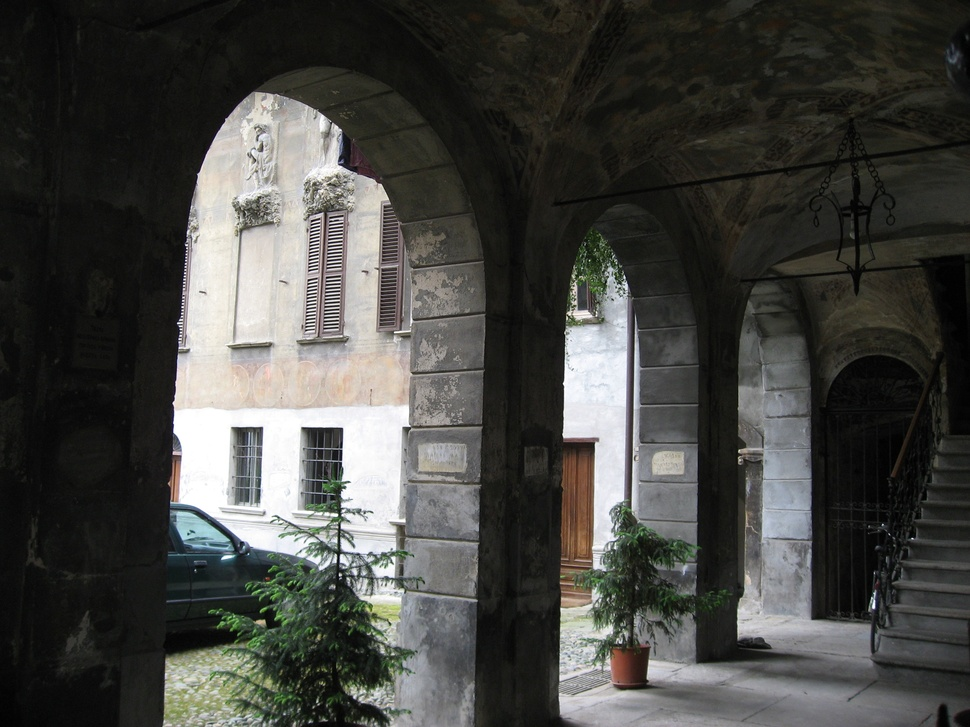
#> input picture images/aquatermi_lowcontrast.jpg, 970 x 727 px, shrunk from 2816 x 2112 before the run, found by its file name
$ jupyter execute --allow-errors 'main_solved_updated (1).ipynb'
#> lines starting #> are read from the running program, lines starting #| are printed output that depends on the picture
# Computer Vision (Image operators and filters)

By the end of this lab, you will get hands on experience working with:

*   Image Handling
*   Image Manipulation
*   Histogram and Histogram Equalization
*   Basic filtering techniques

<!-- ### **Remember this is a graded exercise.** -->

**Reminder**:

*   For every plot, make sure you provide appropriate titles, axis labels, legends, wherever applicable.
*   Add sufficient comments and explanations wherever necessary.

---

[cell 1]
# Loading necessary libraries (Feel free to add new libraries if you need for any computation)

import numpy as np
from matplotlib import pyplot as plt
from skimage import data, exposure, filters, io, morphology

# Channels and color spaces

### **Exercise: Image Creation and Color Manipulation**

*   Create a 100 x 100 image for each of the below visualization

*   Visualize the created images in a 1 x 3 subplot using matplotlib.

[cell 2]
# Solution for: Channels and color spaces
import numpy as np
import matplotlib.pyplot as plt
img1 = np.zeros((100, 100, 3), dtype=np.uint8)
img1[:, :, 0] = 255  # Red channel
img2 = np.zeros((100, 100, 3), dtype=np.uint8)
img2[:, :, 1] = 255  # Green channel
img3 = np.zeros((100, 100, 3), dtype=np.uint8)
img3[:, :, 2] = 255  # Blue channel
fig, axes = plt.subplots(1, 3)
axes[0].imshow(img1)
axes[1].imshow(img2)
axes[2].imshow(img3)
plt.show()
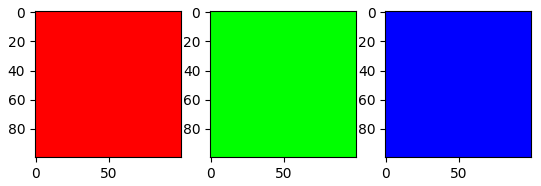
#> figure drawn by matplotlib, 3 panels

*   Use the above three images to create the following image

*Hint: Remember channels and color spaces*

[cell 3]
# Solution for: Channels and color spaces (combining images)
img_combined = img1 // 3 + img2 // 3 + img3 // 3
plt.imshow(img_combined)
plt.show()

### **Exercise: Color Manipulation**

*   Read the image 'sillas.jpg' from the images folder

*   Extract individual channels and plot them using matplotlib subplot.

[cell 4]
# Solution for: Color Manipulation
from skimage import io
#> (the rest of this cell did not finish here and is left out)

*   The color **red** looks too bright for the eyes. Isn't it?? Lets change the color and see how it appears.
    *    Create a new image where everything that is **'red' is changed to 'blue'**.
*   Visualize the original image and the created image using matplotlib subplot.

#> (a cell that did not finish here is left out)

# Image Manipulation

### **Exercise: Image Operators**

*   You can find images 'model.png' and 'coat.png' in the images folder (First two images of the below visualization). Your task is to create an image from the given two images such a way that the model is wearing the coat (Third image in the visualization).
*   You can also find different textures in the images folder. Your task is to change the coat texture to any one of the given textures.
*   Visualize the images similar to the given visualization.

*Hint: Think masks!!!*

#> (a cell that did not finish here is left out)

# Contrast Enhancement

### **Exercise: Histogram Computation**

*   Read the **'astronaut' image** from data module.
*   Convert the image to grayscale.
*   Compute the **histogram of the image.** *Hint: histogram function is available in skimage.exposure package*
*   Plot the histogram using matplotlib plot.

[cell 7]
# Solution for: Histogram Computation
from skimage import color, exposure
#> (the rest of this cell did not finish here and is left out)

*   Change the bin count to 8 and compute the histogram of the image and plot the computed histogram using matplotlib plot.

#> (a cell that did not finish here is left out)

*   What happens when you change the bin count? Does your inference change based on the bin count? If yes, then how do you define the correct bin count.
*   What happens when the bin count is very low and what happens when it is very high?

**Solution**

*(Double-click or enter to edit)*

...

*   Compute histogram of the color image (without converting it to grayscale).
*   Plot the total histogram and also histogram for each channel (show it in a single plot with differnt legends for each histogram).

#> (a cell that did not finish here is left out)

### **Exercise: Histogram Equalization**

*   Read 'aquatermi_lowcontrast.jpg' image from the images folder.
*   Compute the histogram of the image.
*   Perform histogram equalization of the image to enhance the contrast. *Hint: Use equalize_hist function available in skimage.exposure*
*   Also compute histogram of the equalized image.
*   Use 2 x 2 subplot to show the original image and the enhanced image along with the corresponding histograms.

[cell 10]
# Solution for: Histogram Equalization
low_contrast = io.imread('aquatermi_lowcontrast.jpg')
#> low_contrast is the input picture: shape (727, 970, 3); mean R, G, B 69.7, 69.9, 66.3
equalized = exposure.equalize_hist(low_contrast)
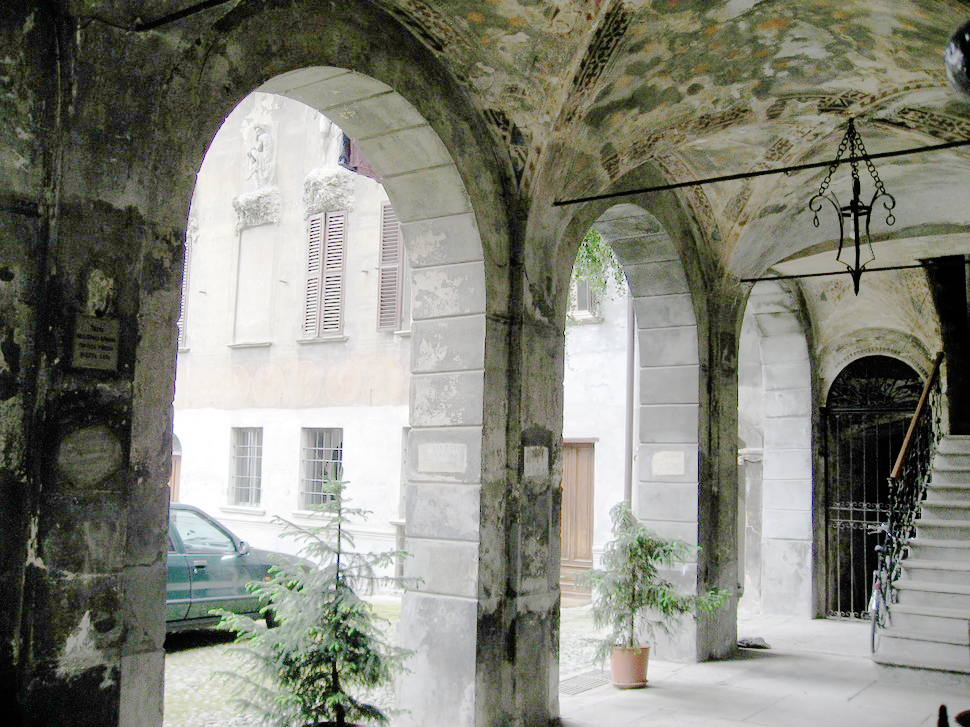
#> equalized: shape (727, 970, 3) float64; mean R, G, B 0.518, 0.522, 0.479
plt.subplot(1, 2, 1)
plt.imshow(low_contrast, cmap='gray')
plt.subplot(1, 2, 2)
plt.imshow(equalized, cmap='gray')
plt.show()
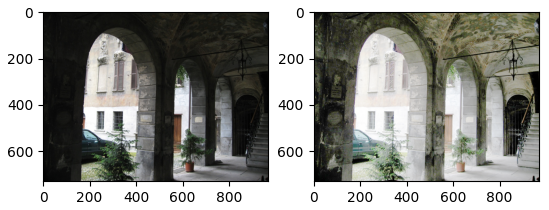
#> figure drawn by matplotlib, 2 panels
